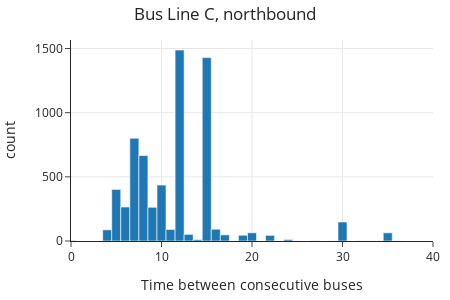

Write notebook code for a chart like this one.
### Markdown cell above
Let's examine a histogram of the distribution of inter-arrival times of these buses:

### Code cell
fig = px.histogram(bus_c_n, x='sched_inter', 
                   title="Bus Line C, northbound",
                   width=450, height=300)

fig.update_xaxes(range=[0, 40], title="Time between consecutive buses")
fig.update_layout(margin=dict(t=40))

### Figure 1 — Plotly figure (JSON) as saved in the notebook; plotly's stock layout.template omitted (floating-point values rounded to 4 significant figures; data arrays with more than 128 entries replaced by an {"elided": "..."} marker saying what was removed)
{"data": [{"alignmentgroup": "True", "bingroup": "x", "hovertemplate": "sched_inter=%{x}<br>count=%{y}<extra></extra>", "legendgroup": "", "marker": {"color": "#1F77B4", "pattern": {"shape": ""}}, "name": "", "offsetgroup": "", "orientation": "v", "showlegend": false, "type": "histogram", "x": {"elided": "6677 float values"}, "xaxis": "x", "yaxis": "y"}], "layout": {"barmode": "relative", "height": 300, "legend": {"tracegroupgap": 0}, "margin": {"t": 40}, "title": {"text": "Bus Line C, northbound"}, "width": 450, "xaxis": {"anchor": "y", "domain": [0, 1], "range": [0, 40], "title": {"text": "Time between consecutive buses"}, "type": "linear"}, "yaxis": {"anchor": "x", "autorange": true, "domain": [0, 1], "range": [0, 1566.0], "title": {"text": "count"}}}}
